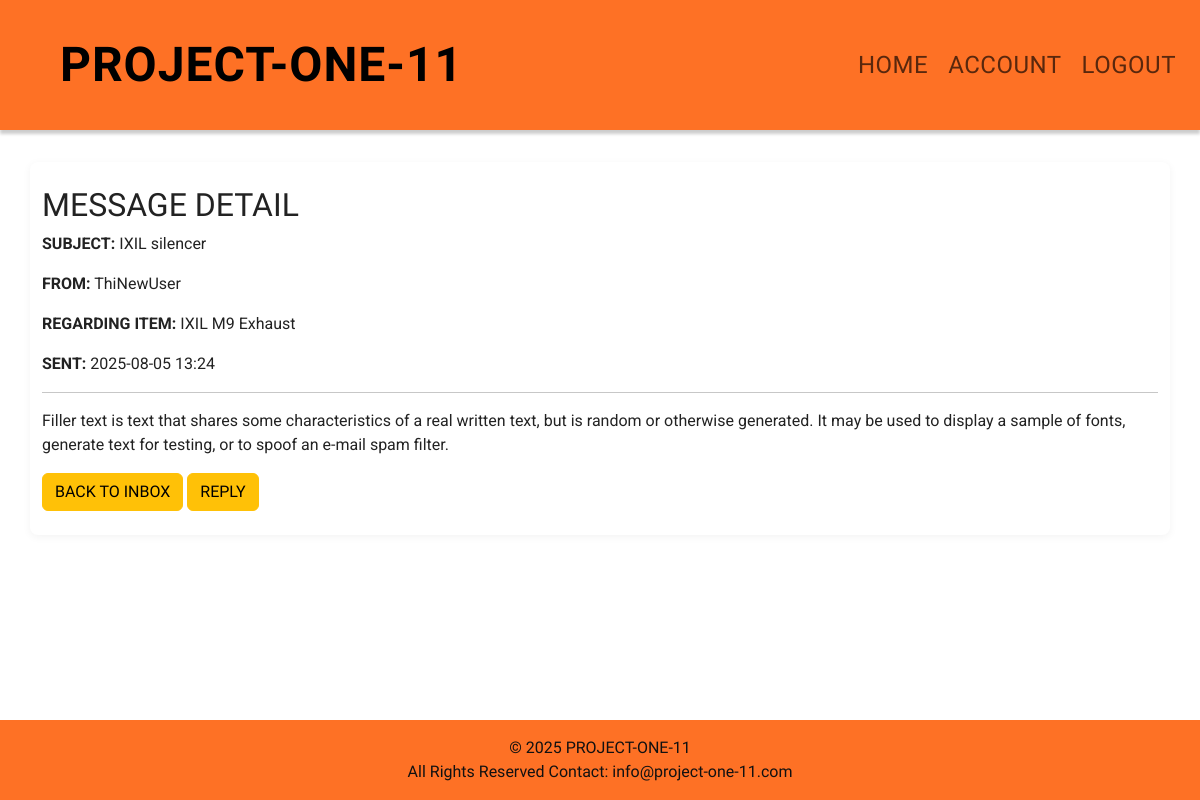
Screenshot of /marketplace/message/3/ (signed in) with the database file from the repository.
### marketplace/models.py (models this page shows, shortened)
class Message(models.Model):
    sender = models.ForeignKey(settings.AUTH_USER_MODEL, related_name='sent_messages', on_delete=models.CASCADE)
    recipient = models.ForeignKey(settings.AUTH_USER_MODEL, related_name='received_messages', on_delete=models.CASCADE)
    item = models.ForeignKey('Item', null=True, blank=True, on_delete=models.CASCADE)
    subject = models.CharField(max_length=255)
    body = models.TextField()
    timestamp = models.DateTimeField(auto_now_add=True)
    is_read = models.BooleanField(default=False)

class Item(models.Model):
    CATEGORY_CHOICES = [
        ('engine', 'Engine'),
        ('body', 'Body'),
        ('electrical', 'Electrical'),
        ('other', 'Other'),
    ]
    make = models.CharField(max_length=50, blank=True, null=True)
    year = models.CharField(max_length=10, blank=True, null=True)
    model_name = models.CharField(max_length=50, blank=True, null=True)
    model_designation = models.CharField(max_length=50, blank=True, null=True)
    category = models.CharField(max_length=20, choices=CATEGORY_CHOICES)
    title = models.CharField(max_length=100)
    description = models.TextField()
    price = models.DecimalField(max_digits=10, decimal_places=2)
    owner = models.ForeignKey(settings.AUTH_USER_MODEL, on_delete=models.CASCADE, related_name='items')
    created_at = models.DateTimeField(auto_now_add=True)

### accounts/models.py (models this page shows)
class User(AbstractUser):
    is_buyer = models.BooleanField(default=True, verbose_name='Buyer')
    is_seller = models.BooleanField(default=True, verbose_name='Seller')
    is_business = models.BooleanField(default=False, verbose_name='Business')

### marketplace/views.py (the view)
# urls.py: path('message/<int:message_id>/', views.message_detail, name='message_detail'),
@login_required
def message_detail(request, message_id):
    message = get_object_or_404(Message, pk=message_id, recipient=request.user)
    if not message.is_read:
        message.is_read = True
        message.save()
    return render(request, 'marketplace/message_detail.html', {'message': message})

### templates/marketplace/message_detail.html
{% extends 'base.html' %}
{% block content %}
  <h2>MESSAGE DETAIL</h2>
  <p><strong>SUBJECT:</strong> {{ message.subject }}</p>
  <p><strong>FROM:</strong> {{ message.sender.username }}</p>
  <p><strong>REGARDING ITEM:</strong> {{ message.item.title }}</p>
  <p><strong>SENT:</strong> {{ message.timestamp|date:"Y-m-d H:i" }}</p>
  <hr>
  <p>{{ message.body }}</p>
  <a href="{% url 'messages_inbox' %}" class="btn btn-warning">BACK TO INBOX</a>
  <a href="{% url 'message_reply' message.id %}" class="btn btn-warning">REPLY</a>{% endblock %}

### static/style.css (style rules this page uses)
body { margin: 0; font-family: Arial, sans-serif; background: #fff; color: #222; }
body, h1, h2, h3, h4, h5, h6, .navbar, .card-header { font-family: 'Oswald', Arial, sans-serif; }
.item-description, .text-body, .description, p, span { font-family: 'Roboto', Arial, sans-serif; }

### rows the page displays
Message: subject "IXIL silencer", sender.username "ThiNewUser", item "IXIL M9 Exhaust", timestamp "2025-08-05 13:24", body "Filler text is text that shares some characteristics of a real written text, but is random or otherwise generated. It may be used to display a sample of fonts, generate text for testing, or to spoof an e-mail spam filter."

### other values shown
{{ now|default:2025 }} "2025"
